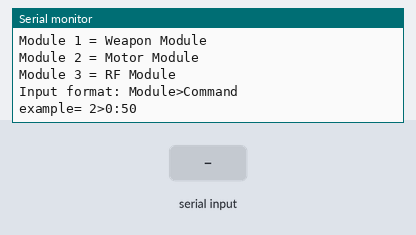
A sketch run on a simulated Arduino Mega 2560, built with avr-gcc and run on an emulated ATmega2560. On the bench: the last lines printed to the serial monitor. Inputs (shaded band) come from the test bench.

Above: at 1.2 s.
1.3 s: ">\n" received over Serial
2.8 s: "90,45,200\n" received over the second serial link
At 3.4 s:
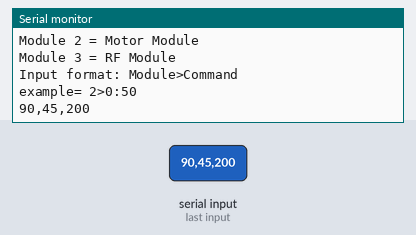
4.3 s: "90,45\n" received over Serial
At 4.7 s:
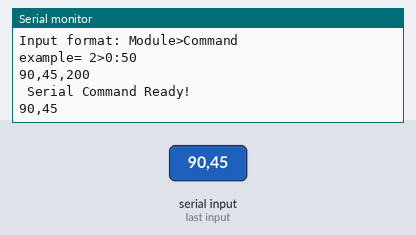
5.8 s: "5\n" received over the second serial link
At 6.9 s:
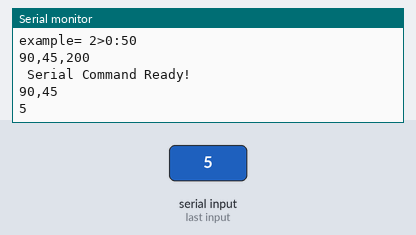

Measured:
- after the input at 2.8 s, the serial monitor: prints a new line at once (image 1)
- after the input at 4.3 s, the serial monitor: prints a new line at once (image 2)
- after the input at 5.8 s, the serial monitor: prints a new line at once (image 3)

The sketch:

MasterControlModuleTest.ino
```cpp
void setup()
{
  // put your setup code here, to run once:
  Serial.begin(57600);
  Serial1.begin(57600); //AC
  Serial2.begin(57600); //MCM
  Serial3.begin(57600); //RF
  Serial.println("?????????");
  CMD_Readme();

}

void loop()
{
  // put your main code here, to run repeatedly:
  if (Serial.available()>0)
  {
  readCMD();
  }
  if (Serial1.available())
  {
     Serial.write(Serial1.read());
  }
  if (Serial2.available())
  {
     Serial.write(Serial2.read());
  }
  if (Serial3.available())
  {
     Serial.write(Serial3.read());
  }
}

void readCMD()
{
    Serial.println("\n Serial Command Ready!");
    String ModuleN = "";
    String MCmd = "";

    String inputCMD = Serial.readStringUntil('\n');
    Serial.println(inputCMD);
    for (int i =0; i< inputCMD.length(); i++)
    {
      if (inputCMD.charAt(i) == '>')
      {

        for (int j = 0;j < i;j++)
        {

          ModuleN+=inputCMD[j];
        }
        for (int j = i+1;j<inputCMD.length()+1; j++)
        {
          MCmd+=inputCMD[j];
        }
          Serial.print("\n [Module]: ");
          Serial.print(ModuleN);
          Serial.print("\n [Command]: ");
          Serial.print(MCmd);
          Serial.print("]: ");

          if ((ModuleN.toInt() <4) && (ModuleN.toInt() >0))
          {

              Serial.print("Command OK");
              ModuleCMD(ModuleN.toInt(), MCmd);
          }
          else
          {
            Serial.println("Module Channel Error!!!!");
            CMD_Readme();
          }

      }
    }
}

void ModuleCMD(int MCH, String MCMD)
{
  //char buffer[MCMD.length()+1];
  //sprint(buffer, MCMD);
  switch(MCH)
  {
    case(1):
    {

      Serial.print("\n [Serial1]: ");
      Serial.println(MCMD);
      Serial1.write(MCMD.c_str());

      break;
    }
    case(2):
    {
      Serial.print("\n [Serial2]: ");
      Serial.println(MCMD);
      Serial2.write(MCMD.c_str());
      break;
    }
    case(3):
    {
      Serial.print("\n [Serial3]: ");
      Serial.println(MCMD);
      Serial3.write(MCMD.c_str());
      break;
    }
    default:
    {
      Serial.println("Module Selection Off Range!");
      break;
    }
  }
}


void CMD_Readme()
{
  Serial.println("");
  Serial.println("Module 1 = Weapon Module");
  Serial.println("Module 2 = Motor Module");
  Serial.println("Module 3 = RF Module");
  Serial.println("Input format: Module>Command ");
  Serial.println("example= 2>0:50");
}
```
